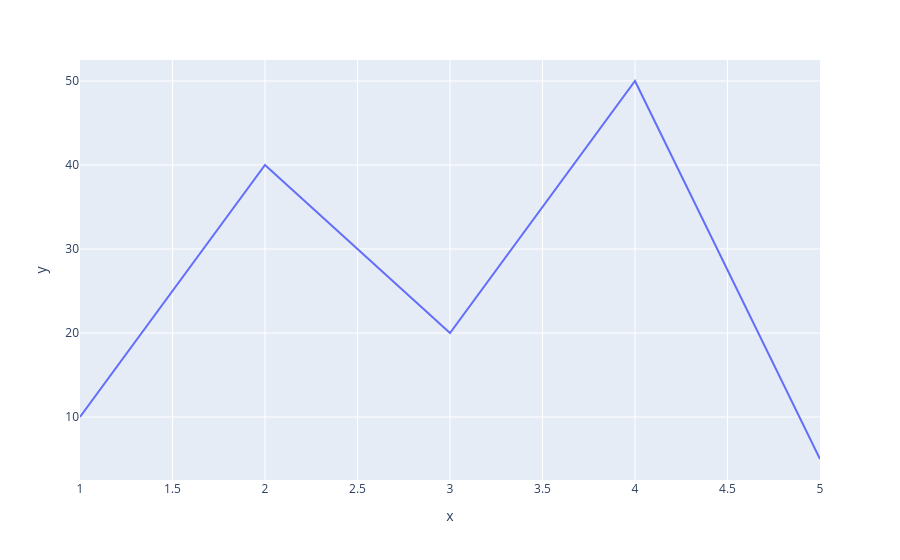

Source (notebook cell):
### Code cell
px.line(x=[1, 2, 3, 4, 5,], y=[10, 40, 20, 50, 5])

### Figure 1 — Plotly figure (JSON) as saved in the notebook; plotly's stock layout.template omitted (floating-point values rounded to 4 significant figures)
{"data": [{"hovertemplate": "x=%{x}<br>y=%{y}<extra></extra>", "legendgroup": "", "line": {"color": "#636efa", "dash": "solid"}, "marker": {"symbol": "circle"}, "mode": "lines", "name": "", "orientation": "v", "showlegend": false, "type": "scatter", "x": [1, 2, 3, 4, 5], "xaxis": "x", "y": [10, 40, 20, 50, 5], "yaxis": "y"}], "layout": {"legend": {"tracegroupgap": 0}, "margin": {"t": 60}, "xaxis": {"anchor": "y", "domain": [0, 1], "title": {"text": "x"}}, "yaxis": {"anchor": "x", "domain": [0, 1], "title": {"text": "y"}}}}
